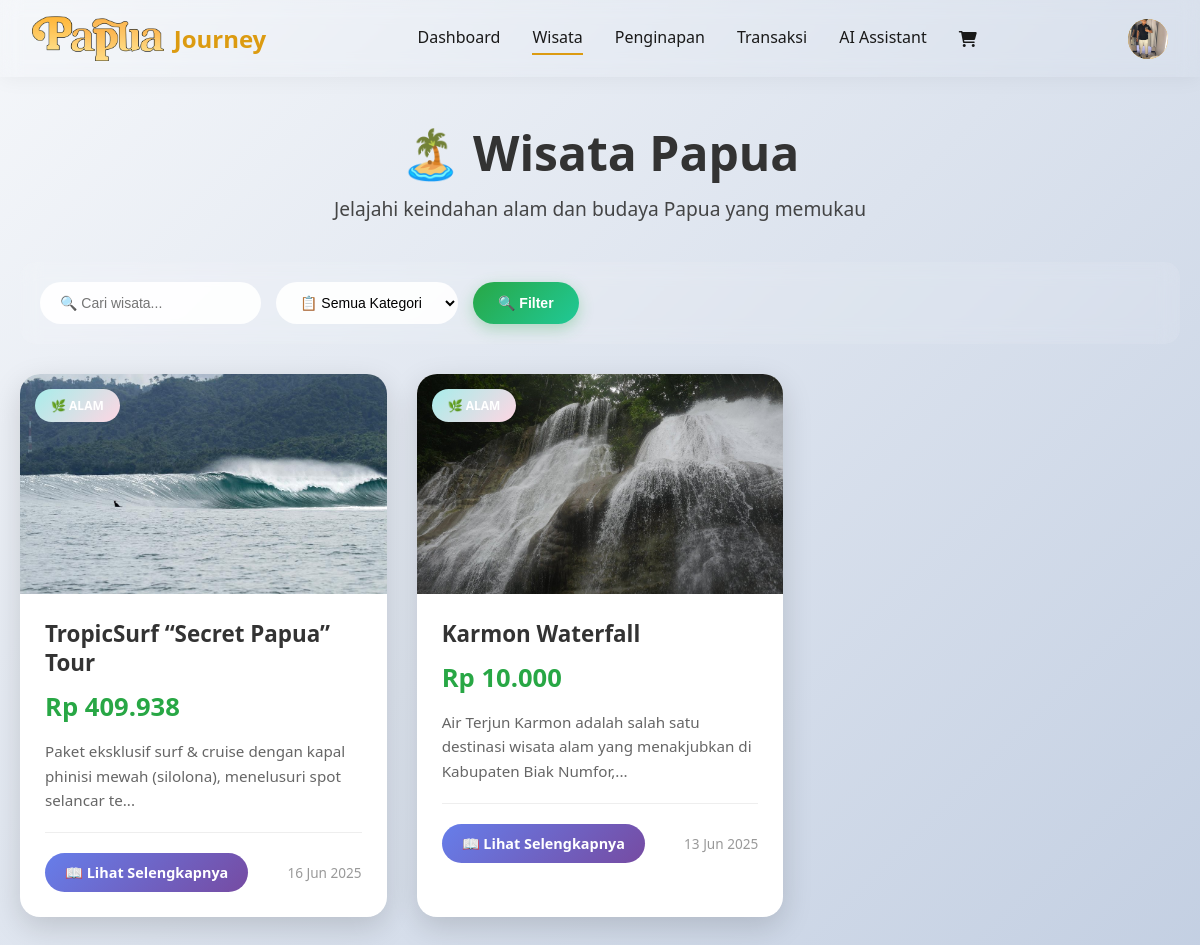
The app's page /users/wisata/userwisata.php (signed in) with its own data.
### tables this page shows
CREATE TABLE `users` (
  `id` int(11) NOT NULL,
  `email` varchar(100) NOT NULL,
  `password` varchar(255) NOT NULL,
  `full_name` varchar(100) NOT NULL,
  `phone` varchar(20) DEFAULT NULL,
  `address` text DEFAULT NULL,
  `profile_image` varchar(255) DEFAULT 'default-user.jpg',
  `created_at` timestamp NOT NULL DEFAULT current_timestamp(),
  `updated_at` timestamp NOT NULL DEFAULT current_timestamp() ON UPDATE current_timestamp()
);

CREATE TABLE `wisata` (
  `id` int(11) NOT NULL,
  `judul` varchar(255) NOT NULL,
  `deskripsi` text NOT NULL,
  `harga` decimal(10,2) NOT NULL,
  `kategori` enum('budaya','alam') NOT NULL,
  `alamat` text NOT NULL,
  `jam_buka` varchar(100) NOT NULL,
  `photo` varchar(255) NOT NULL,
  `created_at` timestamp NOT NULL DEFAULT current_timestamp(),
  `updated_at` timestamp NOT NULL DEFAULT current_timestamp() ON UPDATE current_timestamp()
);

### users/wisata/userwisata.php (the view, shortened to what this page needs)
<?php
$db = getDbConnection();
$search = isset($_GET['search']) ? $_GET['search'] : '';
$view_mode = isset($_GET['view']) ? $_GET['view'] : 'list';
function formatPrice($price) {
    return 'Rp ' . number_format($price, 0, ',', '.');
}
function formatDate($date) {
    return date('d M Y', strtotime($date));
}
function truncateText($text, $limit) {
    return strlen($text) > $limit ? substr($text, 0, $limit) . '...' : $text;
}
if ($view_mode === 'list') {
    $sql = "SELECT * FROM wisata WHERE 1=1";
    $sql .= " ORDER BY created_at DESC";
    $stmt = $db->prepare($sql);
    $stmt->execute();
    $result = $stmt->get_result();
    $wisata_data = [];
    while ($row = $result->fetch_assoc()) {
        $wisata_data[] = $row;
    }
}
?>
<!DOCTYPE html>
<html lang="id">
<head>
    <link rel="stylesheet" href="userwisata.css?v=<?php echo time(); ?>">
</head>
<body>
    <?php include '../components/navbar.php'; ?>
    <div class="main-content">
        <div class="container">
            <?php if ($view_mode === 'list'): ?>
                <div class="page-header">
                    <h1>🏝️ Wisata Papua</h1>
                    <p>Jelajahi keindahan alam dan budaya Papua yang memukau</p>
                </div>
                <div class="filters">
                    <form method="GET" style="display: flex; gap: 15px; flex-wrap: wrap; width: 100%;">
                        <input type="text" name="search" placeholder="🔍 Cari wisata..." value="<?php echo htmlspecialchars($search); ?>">
                        <select name="kategori">
                            <option value="">📋 Semua Kategori</option>
                        </select>
                        <button type="submit">🔍 Filter</button>
                    </form>
                </div>
                <?php if (!empty($wisata_data)): ?>
                    <div class="articles-grid">
                        <?php foreach ($wisata_data as $wisata): ?>
                            <div class="article-card" onclick="location.href='?view=detail&id=<?php echo $wisata['id']; ?>'">
                                <div class="article-image">
                                    <?php if ($wisata['photo']): ?>
                                        <img src="../../uploads/<?php echo htmlspecialchars($wisata['photo']); ?>"
                                             alt="<?php echo htmlspecialchars($wisata['judul']); ?>">
                                    <?php else: ?>
                                        <div class="placeholder-image">
                                            🏝️
                                        </div>
                                    <?php endif; ?>
                                    <div class="card-category category-<?php echo $wisata['kategori']; ?>">
                                        <?php
                                        $kategori_icons = [
                                            'budaya' => '🎭 Budaya',
                                            'alam' => '🌿 Alam'
                                        ];
                                        echo $kategori_icons[$wisata['kategori']] ?? ucfirst($wisata['kategori']);
                                        ?>
                                    </div>
                                </div>
                                <div class="article-card-content">
                                    <h4 class="article-card-title"><?php echo htmlspecialchars($wisata['judul']); ?></h4>
                                    <div class="article-card-price"><?php echo formatPrice($wisata['harga']); ?></div>
                                    <div class="card-description">
                                        <?php echo truncateText(htmlspecialchars($wisata['deskripsi']), 100); ?>
                                    </div>
                                    <div class="card-actions">
                                        <a href="?view=detail&id=<?php echo $wisata['id']; ?>" class="btn-detail">
                                            📖 Lihat Selengkapnya
                                        </a>
                                        <span class="card-date">
                                            <?php echo formatDate($wisata['created_at']); ?>
                                        </span>
                                    </div>
                                </div>
                            </div>
                        <?php endforeach; ?>
                    </div>
                <?php endif; ?>
            <?php endif; ?>
        </div>
    </div>
</body>
</html>

### users/components/navbar.php (shortened to what this page needs)
<?php
$current_dir = dirname($_SERVER['PHP_SELF']);
$in_dashboard = strpos($current_dir, '/users/dashboard') !== false;
$in_wisata = strpos($current_dir, '/users/wisata') !== false;
$in_penginapan = strpos($current_dir, '/users/penginapan') !== false;
$in_chatbot = strpos($current_dir, '/users/chatbot') !== false;
$in_components = strpos($current_dir, '/users/components') !== false;
$in_cart = strpos($current_dir, '/users/cart') !== false;
$in_checkout = strpos($current_dir, '/users/checkout') !== false;
$in_transaksi = strpos($current_dir, '/users/transaksi') !== false;
if ($in_dashboard || $in_wisata || $in_penginapan || $in_chatbot || $in_components || $in_cart || $in_checkout || $in_transaksi) {
    $base_path = '../../';
    $users_path = '../';
    $uploads_path = '../../uploads/';
} else {
    $base_path = '../';
    $users_path = '';
    $config_path = '../config/';
    $uploads_path = '../uploads/';
    $logout_path = '../logout.php';
}
$user_id = $_SESSION['user_id'];
$user_name = $_SESSION['user_name'];
$db = getDbConnection();
$stmt = $db->prepare("SELECT full_name, email, phone, address, profile_image FROM users WHERE id = ?");
$stmt->bind_param("i", $user_id);
$stmt->execute();
$result = $stmt->get_result();
$user_data = $result->fetch_assoc();
?>
<link href="https://cdnjs.cloudflare.com/ajax/libs/font-awesome/6.0.0/css/all.min.css" rel="stylesheet">
<div class="pj-navbar-wrapper">
    <header class="pj-navbar-header" id="header">
    <nav class="navbar">
        <a href="<?php echo $base_path; ?>index.php" class="logo">
            <img src="<?php echo $base_path; ?>assets/logo.png" alt="Papua Journey Logo">
            <p>Journey</p>
        </a>
        <ul class="nav-links">
            <li><a href="<?php echo $users_path; ?>dashboard/user_dashboard.php" class="<?php echo basename($_SERVER['PHP_SELF']) == 'user_dashboard.php' ? 'active' : ''; ?>">Dashboard</a></li>
            <li><a href="<?php echo $users_path; ?>wisata/userwisata.php" class="<?php echo basename($_SERVER['PHP_SELF']) == 'userwisata.php' ? 'active' : ''; ?>">Wisata</a></li>
            <li><a href="<?php echo $users_path; ?>penginapan/userpenginapan.php" class="<?php echo basename($_SERVER['PHP_SELF']) == 'userpenginapan.php' ? 'active' : ''; ?>">Penginapan</a></li>
            <li><a href="<?php echo $users_path; ?>transaksi/transaksi.php" class="<?php echo basename($_SERVER['PHP_SELF']) == 'transaksi.php' ? 'active' : ''; ?>">Transaksi</a></li>
            <li><a href="<?php echo $users_path; ?>chatbot/user_chatbot.php" class="<?php echo basename($_SERVER['PHP_SELF']) == 'user_chatbot.php' || (basename($_SERVER['PHP_SELF']) == 'index.php' && $in_chatbot) ? 'active' : ''; ?>">AI Assistant</a></li>
            <li>
                <a href="<?php echo $users_path; ?>cart/cart.php" class="cart-icon <?php echo basename($_SERVER['PHP_SELF']) == 'cart.php' ? 'active' : ''; ?>">
                    <i class="fas fa-shopping-cart"></i>
                </a>
            </li>
        </ul>
        <div class="search-container">
            <div class="user-menu">
                <div class="user-avatar">
                    <?php if ($user_data['profile_image'] && file_exists($uploads_path . 'profile_images/' . $user_data['profile_image'])): ?>
                        <img src="<?php echo $uploads_path; ?>profile_images/<?php echo htmlspecialchars($user_data['profile_image']); ?>" alt="Profile">
                    <?php else: ?>
                        <span><?php echo strtoupper(substr($user_name, 0, 1)); ?></span>
                    <?php endif; ?>
                </div>
            </div>
        </div>
    </nav>
</header>
</div>

### users/wisata/userwisata.css (style rules this page uses)
* { margin: 0; padding: 0; box-sizing: border-box; }
body { font-family: 'Segoe UI', Tahoma, Geneva, Verdana, sans-serif; background: linear-gradient(135deg, #f5f7fa 0%, #c3cfe2 100%); min-height: 100vh; padding-top: 80px; }
.main-content { padding-top: 20px; min-height: calc(100vh - 80px); position: relative; }
.container { max-width: 1200px; margin: 0 auto; padding: 20px; }
.page-header { text-align: center; color: #333; margin-bottom: 40px; }
.page-header h1 { font-size: 3rem; margin-bottom: 10px; }
.page-header p { font-size: 1.2rem; opacity: 0.9; }
.filters { background: rgba(255,255,255,0.1); backdrop-filter: blur(10px); padding: 20px; border-radius: 15px; margin-bottom: 30px; display: flex; gap: 15px; flex-wrap: wrap; align-items: center; }
.filters input, .filters select { padding: 12px 20px; border: none; border-radius: 25px; background: rgba(255,255,255,0.9); font-size: 14px; min-width: 180px; transition: all 0.3s ease; }
.filters button { background: linear-gradient(135deg, #28a745 0%, #20c997 100%); color: white; padding: 12px 25px; border: none; border-radius: 25px; cursor: pointer; font-size: 14px; font-weight: 600; transition: all 0.3s ease; box-shadow: 0 5px 15px rgba(40, 167, 69, 0.3); }
.articles-grid { display: grid; grid-template-columns: repeat(auto-fill, minmax(350px, 1fr)); gap: 30px; margin-bottom: 40px; }
.article-card { background: white; border-radius: 20px; overflow: hidden; box-shadow: 0 10px 30px rgba(0,0,0,0.15); transition: all 0.4s ease; cursor: pointer; position: relative; }
.article-image { position: relative; height: 220px; overflow: hidden; }
.article-image img { width: 100%; height: 100%; object-fit: cover; transition: transform 0.4s ease; }
.card-category { position: absolute; top: 15px; left: 15px; padding: 8px 16px; border-radius: 20px; font-size: 12px; font-weight: bold; text-transform: uppercase; color: white; backdrop-filter: blur(10px); }
.category-alam { background: linear-gradient(135deg, #a8edea 0%, #fed6e3 100%); }
.article-card-content { padding: 25px; }
.article-card-title { font-size: 1.4rem; font-weight: bold; color: #333; margin-bottom: 12px; line-height: 1.3; }
.article-card-price { font-size: 1.6rem; font-weight: bold; color: #28a745; margin-bottom: 15px; }
.card-description { color: #666; line-height: 1.6; margin-bottom: 20px; font-size: 0.95rem; }
.card-actions { display: flex; justify-content: space-between; align-items: center; margin-top: 20px; padding-top: 20px; border-top: 1px solid #eee; }
.btn-detail { background: linear-gradient(135deg, #667eea 0%, #764ba2 100%); color: white; padding: 10px 20px; border-radius: 20px; text-decoration: none; font-size: 0.9rem; font-weight: 600; transition: all 0.3s ease; }
.card-date { color: #999; font-size: 0.85rem; }

### records on screen
users: profile_image (picture)
wisata: photo (picture), kategori "🌿 ALAM", judul "TropicSurf “Secret Papua” Tour", harga "Rp 409.938", deskripsi "Paket eksklusif surf & cruise dengan kapal phinisi mewah (silolona), menelusuri spot selancar te...", created_at "16 Jun 2025"
wisata: photo (picture), kategori "🌿 ALAM", judul "Karmon Waterfall", harga "Rp 10.000", deskripsi "Air Terjun Karmon adalah salah satu destinasi wisata alam yang menakjubkan di Kabupaten Biak Numfor,...", created_at "13 Jun 2025"
